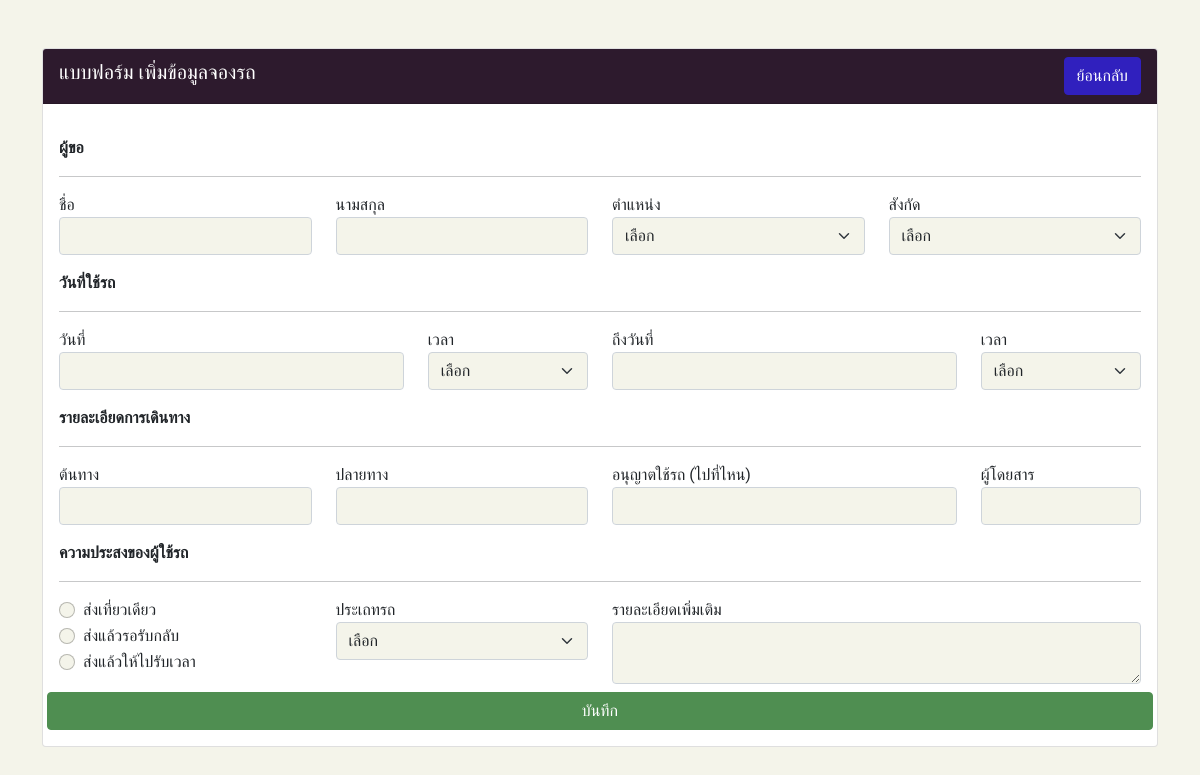
/pages/book/f2.php (signed in), run on the app's committed database.
### tables this page shows
CREATE TABLE `tb_choose` ( 
    `id` INT NOT NULL AUTO_INCREMENT COMMENT 'PK' , 
    `name` VARCHAR(50) NOT NULL COMMENT 'ตัวเลือกรับส่ง' , 
    PRIMARY KEY (`id`)
);

### src/Database/Db.php (called while the page is built, shortened)
<?php
class Db{
    private $host = "localhost";
	private $user = "usersci";
	private $password = "sciencepwd";
	private $dbName = "db_car";
	function __construct() {
		$this->pdo = $this->connect();
	}
	protected function connect() {
		$dsn = "mysql:host={$this->host};dbname={$this->dbName}";
		$pdo = new PDO($dsn, $this->user, $this->password);
		$pdo->exec("set names utf8");
		$pdo->setAttribute(PDO::ATTR_DEFAULT_FETCH_MODE, PDO::FETCH_ASSOC);
		$pdo->setAttribute(PDO::ATTR_ERRMODE, PDO::ERRMODE_EXCEPTION);
		return $pdo;
	}
}
?>

### src/Model/Choose.php (called while the page is built, shortened)
<?php
class Choose extends Db {
    public function getAllChoose() {
        $sql = "
            SELECT *
            FROM tb_choose
            ORDER BY id
        ";
        $stmt = $this->pdo->query($sql);
        $data = $stmt->fetchAll();
        return $data;
    }
}
?>

### pages/book/f2.php (the view, shortened to what this page needs)
<!DOCTYPE html>
<html lang="en">
<head>
    <link rel="stylesheet" href="../../theme/css/bootstrap-theme.css">
    <link rel="stylesheet" href="../../theme/css/datepicker.css">
</head>
<body class="font-kanit">
    <div class="container">
        <div class="row mt-5">
            <div class="col">
                <div class="card mb-3">
                    <div class="card-header bg-info text-white d-flex justify-content-between align-items-center">
                        <h5>แบบฟอร์ม<?php echo ($_REQUEST['action']=='edit') ? " แก้ไขข้อมูลจองรถ" : " เพิ่มข้อมูลจองรถ";?></h5>
                        <a href="index.php" class="btn btn-primary">ย้อนกลับ</a>
                    </div>
                        <div class="card-body">
                            <form action="save.php" method="get">
                                <p class="mt-3"><b>ผู้ขอ</b></p>
                                <hr>
                                <div class="row">
                                    <div class="col-sm-12 col-md-6 col-lg-3">
                                        <div class="form-group">
                                            <label for="name">ชื่อ</label>
                                            <input type="text" id="name" class="form-control" name="name" autofocus required value="<?php echo $book['name']; ?>">
                                        </div>
                                    </div>
                                    <div class="col-sm-12 col-md-6 col-lg-3">
                                        <div class="form-group">
                                            <label for="surname">นามสกุล</label>
                                            <input type="text" id="surname" class="form-control" name="surname" required value="<?php echo $book['surname']; ?>">
                                        </div>
                                    </div>
                                    <div class="col-sm-12 col-md-6 col-lg-3">
                                        <div class="form-group">
                                            <label for="position">ตำแหน่ง</label>
                                            <select class="form-select" aria-label="Default select example" id="position" name="position" required>
                                                <option  value="">เลือก</option>
                                            </select>
                                        </div>
                                    </div>
                                    <div class="col-sm-12 col-md-6 col-lg-3">
                                        <div class="form-group">
                                            <label for="department">สังกัด</label>
                                            <select class="form-select" aria-label="Default select example" id="department" name="department" required>
                                                <option value="">เลือก</option>
                                            </select>
                                        </div>
                                    </div>
                                </div>
                                <p class="mt-3"><b>วันที่ใช้รถ</b></p>
                                <hr>
                                <div class="row">
                                    <div class="col-6 col-sm-6 col-md-6 col-lg">
                                        <div class="form-group">
                                            <label for="datepicker">วันที่</label>
                                            <input type="text" id="datepicker" class="form-control" name="start_date" required autocomplete="off" value="<?php echo $book['start_date']; ?>">
                                        </div>
                                    </div>
                                    <div class="col-6 col-sm-6 col-md-6 col-lg-2">
                                        <div class="form-group">
                                            <label for="start_time">เวลา</label>
                                            <select class="form-select" aria-label="Default select example" id="start_time" name="start_time" required>
                                                <option value="">เลือก</option>
                                            </select>
                                        </div>
                                    </div>
                                    <div class="col-6 col-sm-6 col-md-6 col-lg">
                                        <div class="form-group">
                                            <label for="datepicker2">ถึงวันที่</label>
                                            <input type="text" id="datepicker2" class="form-control" name="end_date" required autocomplete="off" value="<?php echo $book['end_date']; ?>">
                                        </div>
                                    </div>
                                    <div class="col-6 col-sm-6 col-md-6 col-lg-2">
                                        <div class="form-group">
                                            <label for="end_time">เวลา</label>
                                            <select class="form-select" aria-label="Default select example" id="end_time" name="end_time" required>
                                                <option value="">เลือก</option>
                                            </select>
                                        </div>
                                    </div>
                                </div>
                                <p class="mt-3"><b>รายละเอียดการเดินทาง</b></p>
                                <hr>
                                <div class="row">
                                    <div class="col-sm-12 col-md-6 col-lg-3">
                                        <div class="form-group">
                                            <label for="origin">ต้นทาง</label>
                                            <input type="text" class="form-control" id="origin" name="origin" required value="<?php echo $book['origin']; ?>">
                                        </div>
                                    </div>
                                    <div class="col-sm-12 col-md-6 col-lg-3">
                                        <div class="form-group">
                                            <label for="destination">ปลายทาง</label>
                                            <input type="text" class="form-control" id="destination" name="destination" required value="<?php echo $book['destination']; ?>">
                                        </div>
                                    </div>
                                    <div class="col-sm-12 col-md col-lg">
                                        <div class="form-group">
                                            <label for="title">อนุญาตใช้รถ (ไปที่ไหน)</label>
                                            <input type="text" class="form-control" id="title" name="title" required value="<?php echo $book['title']; ?>">
                                        </div>
                                    </div>
                                    <div class="col-sm-12 col-md col-lg-2">
                                        <div class="form-group">
                                            <label for="count">ผู้โดยสาร</label>
                                            <input type="text" class="form-control" id="count" name="count" required value="<?php echo $book['count']; ?>">
                                        </div>
                                    </div>
                                </div>
                                <p class="mt-3"><b>ความประสงของผู้ใช้รถ</b></p>
                                <hr>
                                <div class="row">
                                    <div class="col-sm-12 col-md-4 col-lg-3">
                                        <?php
                                            $chooseObj = new Choose;
                                            $chooses = $chooseObj->getAllchoose();
                                            $i=0;
                                            foreach($chooses as $choose) {
                                                $selected =($choose['id']==$book['ch_id']) ?
                                                "checked" : "";
                                                echo "
                                                    <div class='form-check'>
                                                        <input class='form-check-input' type='radio' name='choose' id='flexRadioDefault{$choose['id']}' {$selected} value='{$choose['id']}'>
                                                        <label class='form-check-label' for='flexRadioDefault{$choose['id']}'>
                                                        {$choose['name']}
                                                        </label>
                                                    </div>
                                                ";
                                                $i++;
                                            }
                                        ?>
                                    </div>
                                    <div class="col-sm-12 col-md-4 col-lg-3">
                                    <div class="form-group">
                                            <label for="car">ประเถทรถ</label>
                                            <select class="form-select" aria-label="Default select example" id="car" name="car" required>
                                                <option value="">เลือก</option>
                                            </select>
                                        </div>
                                    </div>
                                    <div class="col-sm-12 col-md col-lg">
                                        <div class="form-group">
                                            <label for="remark">รายละเอียดเพิ่มเติม</label>
                                            <textarea rows="<?php echo $i-1;?>" class="form-control" id="remark" name="remark" required><?php echo $book['remark']; ?></textarea>
                                        </div>
                                    </div>
                                </div>
                                <div class="row mt-2 d-flex justify-content-rigth">
                                    <button class="btn btn-success text-white" type="submit">บันทึก</button>
                                </div>
                            </form>
                        </div>
                    </div>
                </div>
            </div>
        </div>
</body>
</html>

### data on the page
tb_choose: name "ส่งเที่ยวเดียว"
tb_choose: name "ส่งแล้วรอรับกลับ"
tb_choose: name "ส่งแล้วให้ไปรับเวลา"
